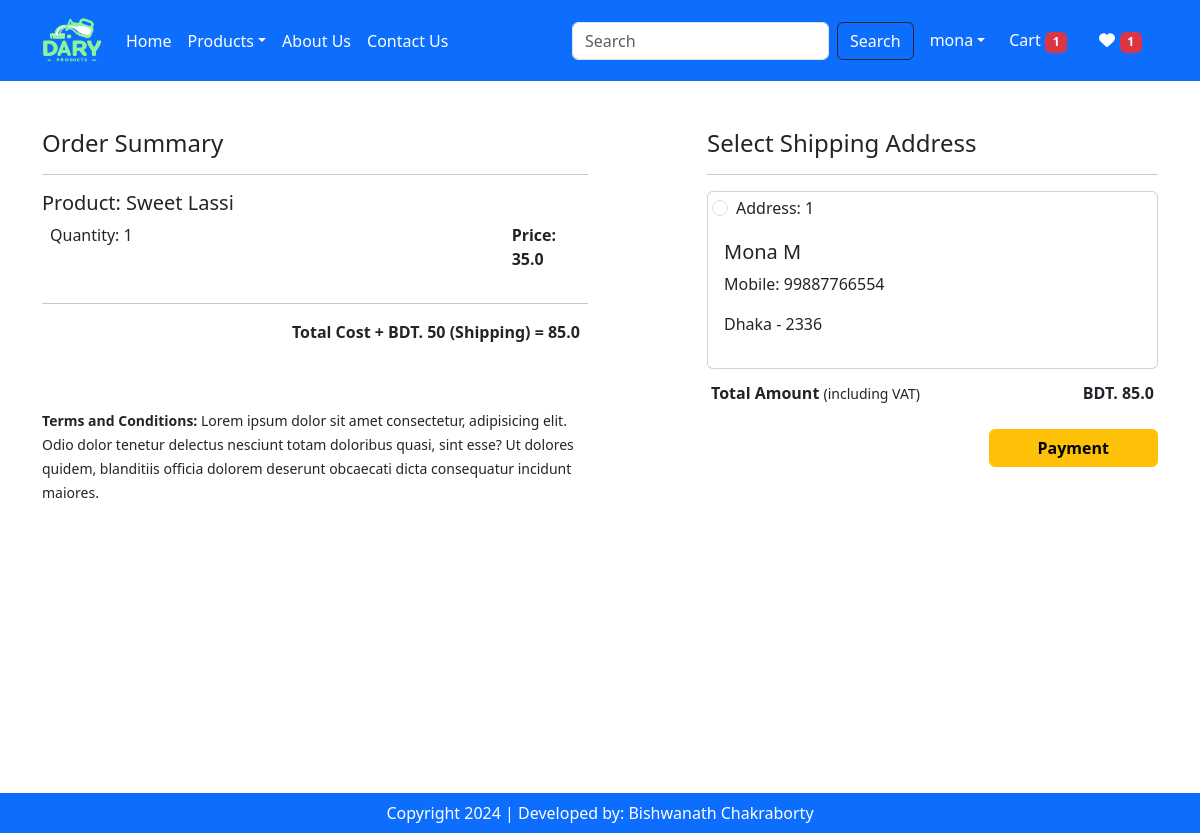
The page /checkout/ (signed in) on the database its author committed.
### app/models.py (models this page shows, shortened)
class Cart(models.Model):
    user = models.ForeignKey(User, on_delete=models.CASCADE)
    product = models.ForeignKey(Product, on_delete=models.CASCADE)
    quantity = models.PositiveIntegerField(default=1)

class Product(models.Model):
    title = models.CharField(max_length=100)
    selling_price = models.FloatField()
    discounted_price = models.FloatField()
    description = models.TextField()
    composition = models.TextField(default='')
    prodapp = models.TextField(default='')
    category = models.CharField(choices=CATEGORY_CHOICES, max_length=2)
    product_image = models.ImageField(upload_to='product')

class Customer(models.Model):
    user = models.ForeignKey(User, on_delete=models.CASCADE)
    name = models.CharField(max_length=200)
    mobile = models.IntegerField(default=0)
    city = models.CharField(max_length=100)
    zipcode = models.IntegerField()

### app/views.py (the view, shortened to what this page needs)
# urls.py: path("checkout/", views.CheckoutView.as_view(), name="checkout"),
@method_decorator(login_required, name='dispatch')
class CheckoutView(View):
	def get(self, request):
		user = request.user
		totalitem = total_item(request)
		wishlist = total_wish(request)
		address = Customer.objects.filter(user=user)
		cart = Cart.objects.filter(user=user)
		famount = 0
		for p in cart:
			famount += (p.quantity * p.product.discounted_price)
		totalamount = famount + 50
		razoramount = int(totalamount * 100)
		client = razorpay.Client(auth=(settings.RAZOR_KEY_ID, settings.RAZOR_KEY_SECRET))
		data = { "amount": razoramount, "currency": "INR", "receipt": "order_rcptid_12"}
		payment_response = client.order.create(data=data)
		print (payment_response)
		order_id = payment_response['id']
		order_status = payment_response['status']
		return render(request, "app/checkout.html", locals())

### app/views.py (called while the page is built)
def	total_item(request):
	totalitem = 0
	if request.user.is_authenticated:
		totalitem = len(Cart.objects.filter(user=request.user))
	return totalitem

def	total_wish(request):
	wishitem = 0
	if request.user.is_authenticated:
		wishitem = len(Wishlist.objects.filter(user=request.user))
	return wishitem

### app/templates/app/checkout.html (shortened to what this page needs)
{% extends "app/base.html" %}
{% load static %}
{% block content %}
<div class="row mt-5">
	<div class="col-sm-6">
		<h4>Order Summary</h4>
		<hr>
		{% for item in cart %}
			<h5>Product: {{item.product.title}}</h5>
			<div class="row px-2">
				<dir class="col-sm-10">Quantity: {{item.quantity}}</dir>
				<dir class="col-sm-2 fw-bold">Price: {{item.product.discounted_price}}</dir>
			</div> <hr>
		{% endfor %}
		<p class="fw-bold text-end me-2">Total Cost + BDT. 50 (Shipping) = {{totalamount}}</p> <br> <br>
		<small><b>Terms and Conditions: </b>Lorem ipsum dolor sit amet consectetur, adipisicing elit. Odio dolor tenetur delectus nesciunt totam doloribus quasi, sint esse? Ut dolores quidem, blanditiis officia dolorem deserunt obcaecati dicta consequatur incidunt maiores.</small> <br>
	</div>
	<div class="col-sm-5 offset-sm-1">
		<h4>Select Shipping Address</h4>
		<hr>
		{% if address %}
		<form method="POST" id="myform">
			{% for ad in address %}
			<div class="card mb-1">
				<div class="form-check m-1">
					<input class="form-check-input" type="radio" name="custid" id="custadd{{forloop.counter}}" value="{{ad.id}}" />
					<label class="form-check-label text-dark" for="custadd{{forloop.counter}}"> Address: {{forloop.counter}} </label>
				</div>
				<div class="card-body">
					<h5>{{ad.name}}</h5>
					<p>Mobile: {{ad.mobile}}</p>
					<p>{{ad.city}} - {{ad.zipcode}}</p>
				</div>
			</div>
			{% endfor %}
			<ul class="list-group">
				<li class="list-group-item d-flex justify-content-between align-items-center border-0 px-1 mb-3">
					<div>
						<strong>Total Amount</strong> <small>(including VAT)</small>
					</div>
					<span id="totalamount"><strong>BDT. {{totalamount}}</strong></span>
				</li>
			</ul>
			<div class="text-end">
				<button id="rzp-button1" type="button" class="btn btn-warning px-5 fw-bold">Payment</button>
			</div>
		</form>
		{% else %}
				<h5>Opps! No Address Found. Please add your address.</h5>
				<div class="text-end mt-3">
					<a href="{% url "profile" %}" class="btn btn-primary col-sm-3">Add Address</a>
				</div>
		{% endif %}
	</div>
</div>
{% endblock content %}

### app/templates/app/navbar.html (shortened to what this page needs)
{% load static %}
<nav class="navbar navbar-expand-sm navbar-dark bg-primary">
    <div class="container">
        <a class="navbar-brand" href="#">
            <img src="{% static "app/images/logo.png" %}" alt="Company Logo" width="60", height="55">
        </a>
        <div class="collapse navbar-collapse" id="collapsibleNavId">
            <ul class="navbar-nav me-auto mt-2 mt-lg-0">
                {% if user.is_authenticated %}
                <li class="nav-item">
                    <a class="nav-link active" href="{% url "home" %}" aria-current="page">Home</a>
                </li>
                <li class="nav-item dropdown">
                    <a
                        class="nav-link dropdown-toggle text-white"
                        href="#"
                        id="dropdownId"
                        data-bs-toggle="dropdown"
                        aria-haspopup="true"
                        aria-expanded="false"
                        >Products</a>
                </li>
                <li class="nav-item">
                    <a class="nav-link text-white" href="{% url 'about' %}">About Us</a>
                </li>
                <li class="nav-item">
                    <a class="nav-link text-white" href="{% url 'contact' %}">Contact Us</a>
                </li>
            </ul>
            <form class="d-flex my-2 my-lg-0" role="search" action="/search">
                <input
                    class="form-control me-sm-2"
                    type="text"
                    placeholder="Search"
                    name="search"
                    aria-label="Search"
                />
                <button
                    class="btn btn-outline-dark text-white my-2 my-sm-0"
                    type="submit"
                >
                    Search
                </button>
            </form>
        </div>
        <ul class="navbar-nav me-auto mt-2 mt-lg-0 ms-2">
            <li class="nav-item dropdown">
                <a
                    class="nav-link dropdown-toggle text-white"
                    href="#"
                    id="dropdownId"
                    data-bs-toggle="dropdown"
                    aria-haspopup="true"
                    aria-expanded="false"
                    >{{request.user}}</a>
            </li>
            <li class="nav-item mx-2">
                <a class="nav-link text-white" href="{% url "showcart" %}">
                    Cart <span class="badge bg-danger">{% if totalitem > 0 %}{{totalitem}}{% endif %}</span>
                </a>
            </li>
            <li class="nav-item mx-2">
                <a class="nav-link text-white" href="{% url "wish-list" %}" data-toggle="tooltip" data-placement="top" title="Wishlist">
                    <i class="fa fa-heart"></i>
                    <span class="badge bg-danger">{% if wishlist > 0 %}{{wishlist}}{% endif %}</span>
                </a>
            </li>
            {% endif %}
        </ul>
    </div>
</nav>

### rows shown on the page
Cart: product "Sweet Lassi", quantity "1", product.discounted_price "35.0"
Customer: name "Mona M", mobile "99887766554", city "Dhaka", zipcode "2336"

### other values the page prints
{{ request.user }} "mona"
{{ totalitem }} "1"
{{ wishlist }} "1"
{{ totalamount }} "85.0"
